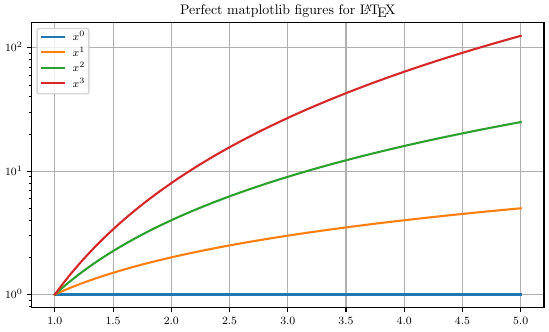

Recreate this plot in Python.
import matplotlib.pyplot as plt
import numpy as np

import latexplotlib as lpl

plt.style.use("latex10pt-minimal")
# lpl.size.set(200, 400)
with lpl.size.context(200, 400):
    fig, ax = lpl.subplots(1, 1)

x = np.linspace(1, 5, 100)

for t in range(4):
    label = f"$x^{t}$"
    ax.plot(x, x ** t, label=label)

ax.set_yscale("log")
ax.set_title("Perfect matplotlib figures for \\LaTeX")
ax.grid()

fig.legend()
plt.savefig("example_poly_minimal")
plt.savefig("example_poly_minimal.png")
